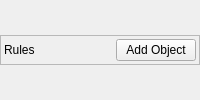
<?xml version="1.0" encoding="UTF-8"?>
<ui version="4.0">
 <class>AZ::SceneAPI::UI::ManifestVectorWidget</class>
 <widget class="QWidget" name="AZ::SceneAPI::UI::ManifestVectorWidget">
  <property name="sizePolicy">
   <sizepolicy hsizetype="Expanding" vsizetype="Preferred">
    <horstretch>0</horstretch>
    <verstretch>20</verstretch>
   </sizepolicy>
  </property>
  <layout class="QVBoxLayout" name="verticalLayout">
   <property name="leftMargin">
    <number>0</number>
   </property>
   <property name="topMargin">
    <number>0</number>
   </property>
   <property name="rightMargin">
    <number>0</number>
   </property>
   <property name="bottomMargin">
    <number>0</number>
   </property>
   <item>
    <layout class="QVBoxLayout" name="m_mainLayout">
     <property name="sizeConstraint">
      <enum>QLayout::SetDefaultConstraint</enum>
     </property>
     <item>
      <widget class="QFrame" name="frame">
       <property name="sizePolicy">
        <sizepolicy hsizetype="Preferred" vsizetype="Fixed">
         <horstretch>0</horstretch>
         <verstretch>0</verstretch>
        </sizepolicy>
       </property>
       <property name="frameShape">
        <enum>QFrame::StyledPanel</enum>
       </property>
       <property name="frameShadow">
        <enum>QFrame::Raised</enum>
       </property>
       <layout class="QHBoxLayout" name="horizontalLayout">
        <property name="leftMargin">
         <number>3</number>
        </property>
        <property name="topMargin">
         <number>3</number>
        </property>
        <property name="rightMargin">
         <number>3</number>
        </property>
        <property name="bottomMargin">
         <number>3</number>
        </property>
        <item>
         <widget class="QLabel" name="m_containerTitle">
          <property name="text">
           <string>Rules</string>
          </property>
         </widget>
        </item>
        <item>
         <spacer name="horizontalSpacer">
          <property name="orientation">
           <enum>Qt::Horizontal</enum>
          </property>
          <property name="sizeHint" stdset="0">
           <size>
            <width>40</width>
            <height>20</height>
           </size>
          </property>
         </spacer>
        </item>
        <item>
         <widget class="QPushButton" name="m_addObjectButton">
          <property name="text">
           <string>Add Object</string>
          </property>
         </widget>
        </item>
       </layout>
      </widget>
     </item>
    </layout>
   </item>
  </layout>
 </widget>
 <resources/>
 <connections/>
</ui>
